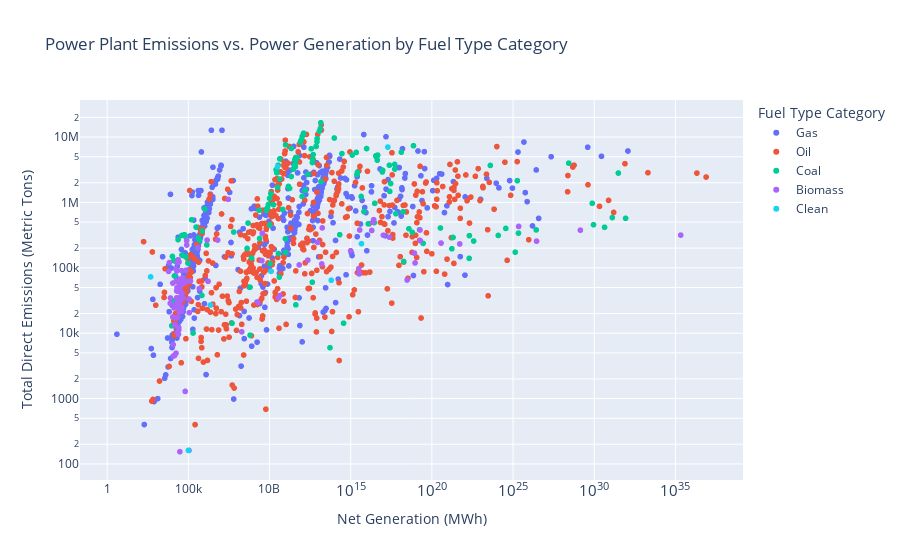

The cell this chart's notebook holds for it:
### Code cell
fig = px.scatter(
    final_merge,
    x="Net Generation\n(Megawatthours)",
    y="Total reported direct emissions",
    color="Fuel_Category",  # updated categories
    hover_data=[
        "Plant Name",
        "Facility Name",
        "Plant State",
        "State",
        "Reported\nFuel Type Code",
    ],
    labels={
        "Net Generation\n(Megawatthours)": "Net Generation (MWh)",
        "Total reported direct emissions": "Total Direct Emissions (Metric Tons)",
        "Fuel_Category": "Fuel Type Category",
    },
    title="Power Plant Emissions vs. Power Generation by Fuel Type Category",
)

fig.update_layout(xaxis_type="log", yaxis_type="log")
fig.show()

### Figure 1 — Plotly figure (JSON) as saved in the notebook; plotly's stock layout.template omitted (floating-point values rounded to 4 significant figures; data arrays with more than 128 entries replaced by an {"elided": "..."} marker saying what was removed)
{"data": [{"customdata": {"elided": "688x5 str values"}, "hovertemplate": "Fuel Type Category=Gas<br>Net Generation (MWh)=%{x}<br>Total Direct Emissions (Metric Tons)=%{y}<br>Plant Name=%{customdata[0]}<br>Facility Name=%{customdata[1]}<br>Plant State=%{customdata[2]}<br>State=%{customdata[3]}<br>Reported\nFuel Type Code=%{customdata[4]}<extra></extra>", "legendgroup": "Gas", "marker": {"color": "#636efa", "symbol": "circle"}, "mode": "markers", "name": "Gas", "showlegend": true, "type": "scattergl", "x": {"elided": "688 str values"}, "xaxis": "x", "y": {"elided": "688 float values"}, "yaxis": "y"}, {"customdata": {"elided": "491x5 str values"}, "hovertemplate": "Fuel Type Category=Oil<br>Net Generation (MWh)=%{x}<br>Total Direct Emissions (Metric Tons)=%{y}<br>Plant Name=%{customdata[0]}<br>Facility Name=%{customdata[1]}<br>Plant State=%{customdata[2]}<br>State=%{customdata[3]}<br>Reported\nFuel Type Code=%{customdata[4]}<extra></extra>", "legendgroup": "Oil", "marker": {"color": "#EF553B", "symbol": "circle"}, "mode": "markers", "name": "Oil", "showlegend": true, "type": "scattergl", "x": {"elided": "491 str values"}, "xaxis": "x", "y": {"elided": "491 float values"}, "yaxis": "y"}, {"customdata": {"elided": "152x5 str values"}, "hovertemplate": "Fuel Type Category=Coal<br>Net Generation (MWh)=%{x}<br>Total Direct Emissions (Metric Tons)=%{y}<br>Plant Name=%{customdata[0]}<br>Facility Name=%{customdata[1]}<br>Plant State=%{customdata[2]}<br>State=%{customdata[3]}<br>Reported\nFuel Type Code=%{customdata[4]}<extra></extra>", "legendgroup": "Coal", "marker": {"color": "#00cc96", "symbol": "circle"}, "mode": "markers", "name": "Coal", "showlegend": true, "type": "scattergl", "x": {"elided": "152 str values"}, "xaxis": "x", "y": {"elided": "152 float values"}, "yaxis": "y"}, {"customdata": {"elided": "105x5 str values"}, "hovertemplate": "Fuel Type Category=Biomass<br>Net Generation (MWh)=%{x}<br>Total Direct Emissions (Metric Tons)=%{y}<br>Plant Name=%{customdata[0]}<br>Facility Name=%{customdata[1]}<br>Plant State=%{customdata[2]}<br>State=%{customdata[3]}<br>Reported\nFuel Type Code=%{customdata[4]}<extra></extra>", "legendgroup": "Biomass", "marker": {"color": "#ab63fa", "symbol": "circle"}, "mode": "markers", "name": "Biomass", "showlegend": true, "type": "scattergl", "x": ["186,0476,93640,62269,311", "359,886020,1858,200", "0000288,99100", "38,700", "39,3670", "92,04251165,867", "222,341086,2877,37528,26831,517", "47,3980", "19,195", "00143,3600", "14,667", "241,923051,201089,940", "47,327", "19,524", "35,128", "17,446", "20,563", "00", "228,0292999,818", "0084,1881,42702,35439,646", "13,4970", "25,506", "64,136", "30,691", "21,925", "000000", "19,468", "231,979194,76659,713", "176,410143,93200", "260,3550230,1910000", "006,407000", "35,55424,083", "112,849", "72,107", "34,091", "31,680111,69906,929", "165,361031,57800", "67,557023,6680", "17,016", "80,077", "11,766", "39,510", "333,22410,25177,705", "26,738", "28,860", "21,361", "81,484", "50,045", "000", "19,31624,585", "019,341", "43,43802,0670", "140,070063,0211,9608,65624,16251,127", "7,974", "24,484", "17,570", "21,722", "30,506", "194,1140077,7220117,173", "2,99384,48905,39119,169", "30,542", "0", "0164,1190", "40,536", "366,357055,0113,84458,005", "23,692", "27,729", "0", "45,357", "24,873", "11,713", "32,902", "20,208", "036,003117,117", "46,886", "212,18663026,0775738,8185,37634,931196,850", "01967,27300", "52,219105,9680013,0665,991", "14,167", "13,193", "6,121", "26,514", "06,910", "30,285", "37,388", "11,065", "11,239", "16,935", "78,679", "21,647", "7,768", "41,354", "37,898", "37,084", "103,35662,11021,25900", "38,974", "198,046154,36559,834", "99,82033,48337,550", "11,4170", "26,082", "33,90310,899", "028,088108,78716818,19435518,125", "91,84506,152080,379932", "22,001", "17,739"], "xaxis": "x", "y": [378800.0, 378800.0, 1115000.0, 21670.0, 203500.0, 244900.0, 429600.0, 48170.0, 44510.0, 265500.0, 13420.0, 294700.0, 34320.0, 34850.0, 23300.0, 4956.0, 43850.0, 111100.0, 131200.0, 167500.0, 62700.0, 11210.0, 1288.0, 30720.0, 24470.0, 316900.0, 45380.0, 498200.0, 408600.0, 544700.0, 265900.0, 336700.0, 33260.0, 91850.0, 53450.0, 97190.0, 114500.0, 110700.0, 27030.0, 223100.0, 6685.0, 24740.0, 80700.0, 122700.0, 57130.0, 29560.0, 61540.0, 57190.0, 102500.0, 29510.0, 89230.0, 37700.0, 376700.0, 34530.0, 32420.0, 95960.0, 17430.0, 48600.0, 260500.0, 65140.0, 52170.0, 41830.0, 62140.0, 22440.0, 239200.0, 133100.0, 21080.0, 127800.0, 70530.0, 9618.0, 4476.0, 67220.0, 49760.0, 34890.0, 69320.0, 316300.0, 10500.0, 231800.0, 4548.0, 24350.0, 88130.0, 27780.0, 120500.0, 153.9, 41120.0, 17740.0, 58450.0, 17060.0, 260600.0, 119300.0, 28660.0, 41390.0, 38580.0, 22560.0, 315300.0, 90830.0, 372700.0, 182400.0, 20620.0, 12050.0, 128900.0, 255700.0, 118800.0, 10220.0, 62650.0], "yaxis": "y"}, {"customdata": [["Bonanza", "Bonanza", "UT", "UT", "SUN"], ["H Power", "COVANTA HONOLULU RESOURCE RECOVERY VENTURE (H-POWER)", "HI", "HI", "SUN"], ["General Electric Aircraft Engines", "General Electric Aviation", "MA", "MA", "SUN"], ["Surry", "Gravel Neck Combustion Turbine", "VA", "VA", "NUC"], ["Lockhart Solar PV, LLC", "LUZ SOLAR PARTNERS VIII & IX LTD.", "CA", "CA", "SUN"], ["MCCo Solar Generating Facility", "MEDICAL CENTER COMPANY", "OH", "OH", "SUN"], ["Merck Rahway Power Plant", "MERCK SHARP & DOHME LLC - RAHWAY", "NJ", "NJ", "SUN"], ["Springerville", "Springerville Generating Station", "AZ", "AZ", "SUN"]], "hovertemplate": "Fuel Type Category=Clean<br>Net Generation (MWh)=%{x}<br>Total Direct Emissions (Metric Tons)=%{y}<br>Plant Name=%{customdata[0]}<br>Facility Name=%{customdata[1]}<br>Plant State=%{customdata[2]}<br>State=%{customdata[3]}<br>Reported\nFuel Type Code=%{customdata[4]}<extra></extra>", "legendgroup": "Clean", "marker": {"color": "#19d3f3", "symbol": "circle"}, "mode": "markers", "name": "Clean", "showlegend": true, "type": "scattergl", "x": ["03,158,9332,031", "04,622145,453177,775", "2,323000", "6,345,8577,488,812", "100,820", "478", "12226141,926", "19,50921,10206,693,060"], "xaxis": "x", "y": [3536000.0, 234000.0, 27000.0, 64540.0, 161.1, 72720.0, 88290.0, 7022000.0], "yaxis": "y"}], "layout": {"legend": {"title": {"text": "Fuel Type Category"}, "tracegroupgap": 0}, "title": {"text": "Power Plant Emissions vs. Power Generation by Fuel Type Category"}, "xaxis": {"anchor": "y", "domain": [0, 1], "title": {"text": "Net Generation (MWh)"}, "type": "log"}, "yaxis": {"anchor": "x", "domain": [0, 1], "title": {"text": "Total Direct Emissions (Metric Tons)"}, "type": "log"}}}
